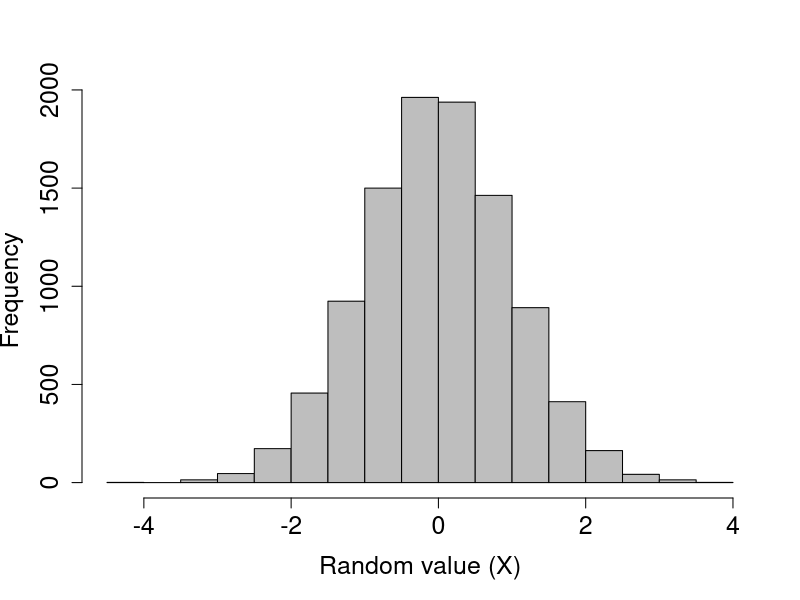
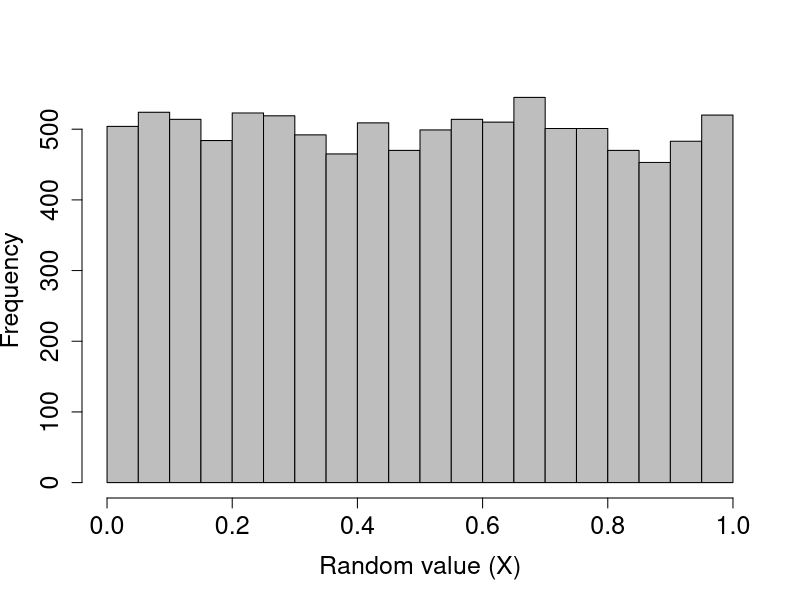
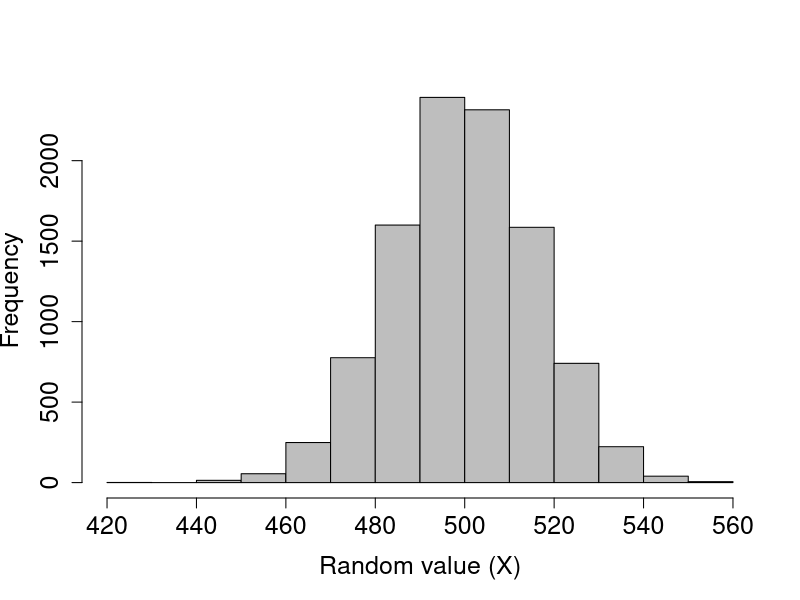
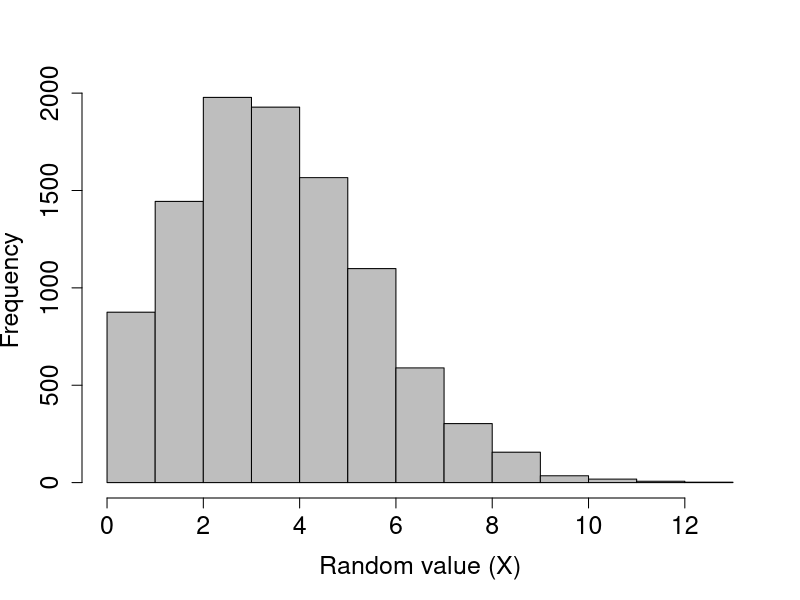
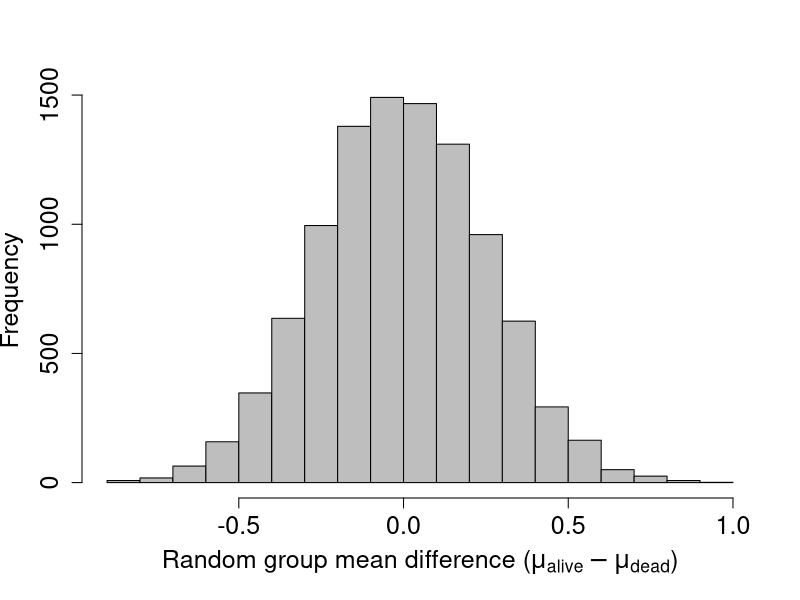
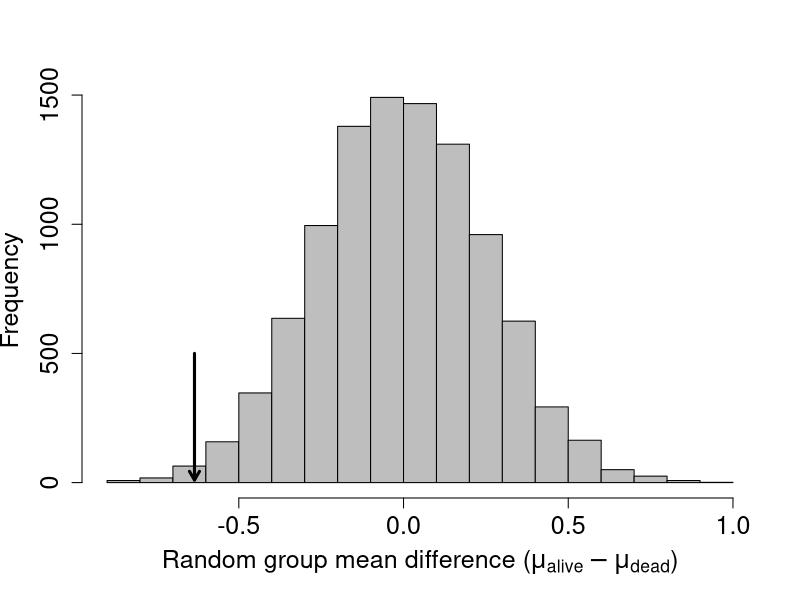
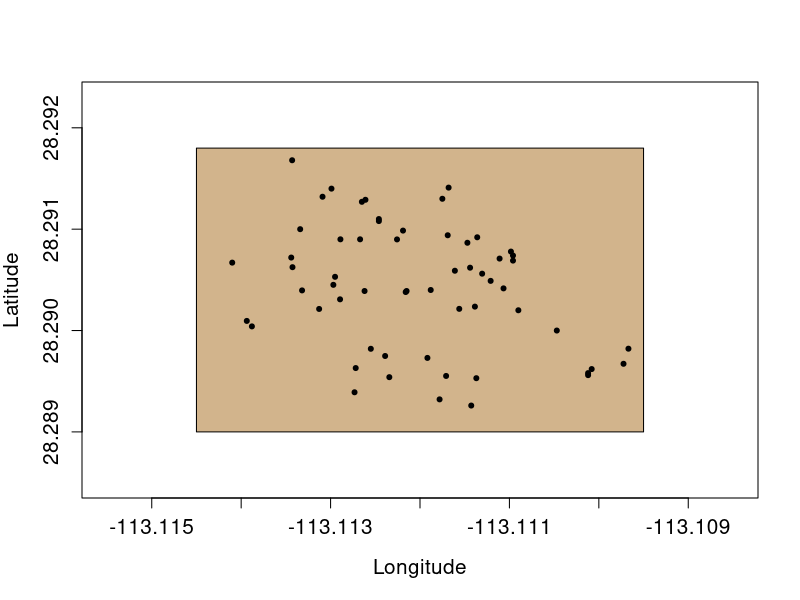
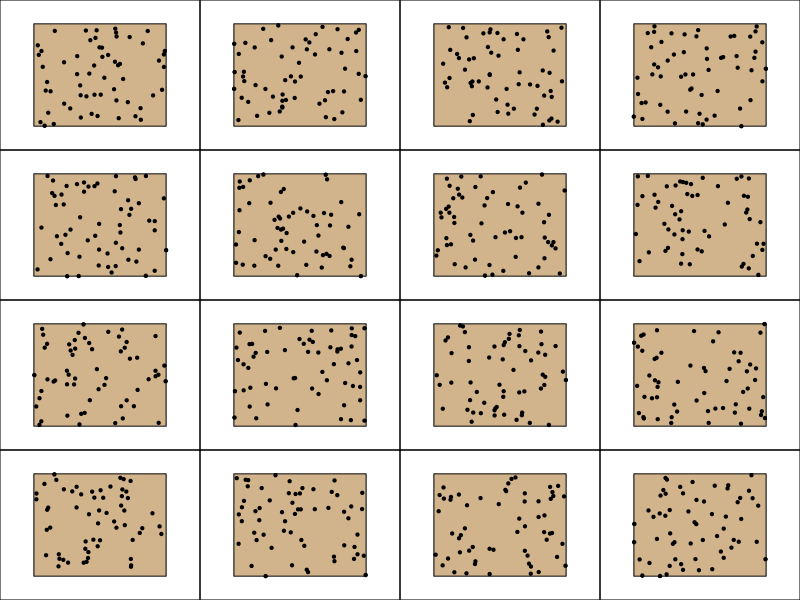

These charts were generated, in order, by the following R code:
## ---- chunk 1
rand_norms_10 <- rnorm(n = 10, mean = 0, sd = 1);
## ---- chunk 2
print(rand_norms_10);
## ---- chunk 3
rand_norms_10000 <- rnorm(n = 10000, mean = 0, sd = 1);
hist(rand_norms_10000, xlab = "Random value (X)", col = "grey",
     main = "", cex.lab = 1.5, cex.axis = 1.5);
## ---- chunk 4
rand_unifs_10 <- runif(n = 10, min = 0, max = 1);
## ---- chunk 5
print(rand_unifs_10);
## ---- chunk 6
rand_unifs_10000 <- runif(n = 10000, min = 0, max = 1);
hist(rand_unifs_10000, xlab = "Random value (X)", col = "grey",
     main = "", cex.lab = 1.5, cex.axis = 1.5);
## ---- chunk 7
coin_flips <- rbinom(n = 1, size = 1000, prob = 0.5);
print(coin_flips);
## ---- chunk 8
coin_flips_2 <- rbinom(n = 2, size = 1000, prob = 0.5);
print(coin_flips_2);
## ---- chunk 9
coin_flips_10000 <- rbinom(n = 10000, size = 1000, prob = 0.5);
## ---- chunk 10
hist(coin_flips_10000, xlab = "Random value (X)", col = "grey",
     main = "", cex.lab = 1.5, cex.axis = 1.5);
## ---- chunk 11
flips_10 <- rbinom(n = 10, size = 1, prob = 0.5);
## ---- chunk 12
print(flips_10);
## ---- chunk 13
rand_poissons <- rpois(n = 10, lambda = 1);
print(rand_poissons);
## ---- chunk 14
rand_poissons_10000 <- rpois(n = 10000, lambda = 4);
hist(rand_poissons_10000, xlab = "Random value (X)", col = "grey",
     main = "", cex.lab = 1.5, cex.axis = 1.5);
## ---- chunk 15
rand_number_1 <- sample(x = 1:10, size = 1);
## ---- chunk 16
rand_number_10 <- sample(x = 1:10, size = 10);
print(rand_number_10);
## ---- chunk 17
rand_number_10_r <- sample(x = 1:10, size = 10, replace = TRUE);
print(rand_number_10_r);
## ---- chunk 18
prob_vec      <- c( rep(x = 0.05, times = 5), rep(x = 0.15, times = 5) );
rand_num_bias <- sample(x = 1:10, size = 10, replace = TRUE, prob = prob_vec);
print(rand_num_bias);
## ---- chunk 19
data("ChickWeight")
head(ChickWeight);
## ---- chunk 20
rand_rows <- sample(x = 1:dim(ChickWeight)[1], size = 10);
print(ChickWeight[rand_rows,]);
## ---- chunk 21
data("mtcars");
head(mtcars);
car_names <- rownames(mtcars);
print(car_names);
## ---- chunk 22
cars_sampled <- sample(x = car_names, size = 2, replace = FALSE);
print(cars_sampled);
## ---- chunk 23
birds <- read.csv("data/Bumpus_data.csv");
## ---- chunk 24
library(knitr);
kable(head(birds));
## ---- chunk 25
bird_t_test <- t.test(birds[,5] ~ birds[,2], alternative = "less");
print(bird_t_test);
## ---- chunk 26
iter    <- 9999;          # Total iterations (+1 for observed data = 10k)
diff    <- NULL;          # To add difference between groups
N_birds <- dim(birds)[1]; # Total number of birds
for(i in 1:iter){   
    bird_samp   <- sample(x = birds[,2], size = N_birds, replace = FALSE);
    samp_alive  <- which(bird_samp == "alive");
    samp_dead   <- which(bird_samp == "dead");
    mn_samp_a   <- mean(birds[samp_alive, 5]);
    mn_samp_d   <- mean(birds[samp_dead, 5]);
    diff[i]     <- mn_samp_a - mn_samp_d;
}
## ---- chunk 27
xlabel <- expression( paste("Random group mean difference (", 
                            mu[alive] - mu[dead], ")" )
                      ); # Gets the Greek mu with subscripts
hist(diff, xlab = xlabel, col = "grey", main = "", cex.lab = 1.5, 
     cex.axis = 1.5, breaks = 20);
## ---- chunk 28
xlabel <- expression( paste("Random group mean difference (", 
                            mu[alive] - mu[dead], ")" )
                      ); # Gets the Greek mu with subscripts
hist(diff, xlab = xlabel, col = "grey", main = "", cex.lab = 1.5, 
     cex.axis = 1.5, breaks = 20);
obs_alive <- which(birds[,2] == "alive");
obs_dead  <- which(birds[,2] == "dead");
obs_diff  <- mean(birds[obs_alive,5]) - mean(birds[obs_dead,5]); 
arrows(x0 = obs_diff, x1 = obs_diff, y0 = 500, y1 = 10, lwd = 3, length = 0.1);
## ---- chunk 29
less_or_equal_obs <- sum(diff <= obs_diff) + 1;
total_generated   <- length(diff) + 1;
new_p_value       <- less_or_equal_obs / total_generated;
## ---- chunk 30
iter            <- 10000;
resampled_means <- NULL;
N_birds         <- dim(birds)[1]; # Total number of birds
for(i in 1:N_birds){
    resampled_totlen   <- sample(x = birds[,3], size = N_birds, replace = TRUE);
    resampled_means[i] <- mean(resampled_totlen);
}
sd_resampled_means <- sd(resampled_means);
## ---- chunk 31
lower_95CI <- mean(birds[,3]) - 1.96 * sd_resampled_means;
upper_95CI <- mean(birds[,3]) + 1.96 * sd_resampled_means;
## ---- chunk 32
lower_95CI_std <- mean(birds[,3]) - 1.96 * ( sd( birds[,3] / sqrt(N_birds) ) );
upper_95CI_std <- mean(birds[,3]) + 1.96 * ( sd( birds[,3] / sqrt(N_birds) ) );
## ---- chunk 33
fpet <- read.csv("data/FpetTrees.csv");
## ---- chunk 34
lat1 <-  28.289;
lat2 <-  28.2918;
lon1 <- -113.1145;
lon2 <- -113.1095;
kable(head(fpet));
## ---- chunk 35
lat1 <-  28.289;
lat2 <-  28.2918;
lon1 <- -113.1145;
lon2 <- -113.1095;
plot(x = fpet[,4], y = fpet[,3], xlab = "Longitude", ylab = "Latitude",
     pch = 20, cex.lab = 1.25, cex.axis = 1.25, 
     xlim = c(lon1 - 0.001,  lon2 + 0.001), 
     ylim = c(lat1 - 0.0005, lat2 + 0.0005));
polygon(x = c(lon1, lon1, lon2, lon2),  y = c(lat1, lat2, lat2, lat1),
        col = "tan");
points(x = fpet[,4], y = fpet[,3], pch = 20);
## ---- chunk 36
get_mean_nearest_neighbour <- function(trees, lat = 3, lon = 4){
    N_trees  <- dim(trees)[1];
    tree_lat <- trees[,lat];
    tree_lon <- trees[,lon];
    nearests <- rep(x = NA, times = N_trees);
    for(i in 1:N_trees){
        nearest_neigh <- Inf;
        for(j in 1:N_trees){
            if(i != j){
                diff_lat <- tree_lat[i] - tree_lat[j];
                diff_lon <- tree_lat[i] - tree_lat[j];
                sq_lat   <- diff_lat * diff_lat;
                sq_lon   <- diff_lon * diff_lon;
                neigh_d  <- sqrt(sq_lat + sq_lon);
                if(neigh_d < nearest_neigh){
                    nearest_neigh <- neigh_d;
                }
            }
        }
    nearests[i] <- nearest_neigh;
    }
    return(mean(nearests));
}
## ---- chunk 37
iteration    <- 9999;
## ---- chunk 38
iteration    <- 16;
N_trees      <- dim(fpet)[1];
simulated_NN <- NULL;
par(mfrow = c(4, 4), mar = c(0, 0, 0, 0));
while(iteration > 0){
    rand_lat  <- runif(n = N_trees, min = lat1, max = lat2);
    rand_lon  <- runif(n = N_trees, min = lon1, max = lon2);
    fpet[,3]  <- rand_lat;
    fpet[,4]  <- rand_lon;
    mean_NN   <- get_mean_nearest_neighbour(fpet);
    simulated_NN[iteration] <- mean_NN;
    plot(x = fpet[,4], y = fpet[,3], xlab = "", ylab = "",
         pch = 20, cex.lab = 1.25, cex.axis = 1.25, xaxt = "n", yaxt = "n",
         xlim = c(lon1 - 0.001,  lon2 + 0.001), 
         ylim = c(lat1 - 0.0005, lat2 + 0.0005));
    polygon(x = c(lon1, lon1, lon2, lon2),  y = c(lat1, lat2, lat2, lat1),
            col = "tan");
    points(x = fpet[,4], y = fpet[,3], pch = 20);
    iteration <- iteration - 1;
}
## ---- chunk 39
iteration    <- 9999;
N_trees      <- dim(fpet)[1];
simulated_NN <- NULL;
while(iteration > 0){
    rand_lat  <- runif(n = N_trees, min = lat1, max = lat2);
    rand_lon  <- runif(n = N_trees, min = lon1, max = lon2);
    fpet[,3]  <- rand_lat;
    fpet[,4]  <- rand_lon;
    mean_NN   <- get_mean_nearest_neighbour(fpet);
    simulated_NN[iteration] <- mean_NN;
    iteration <- iteration - 1;
}
hist(simulated_NN, xlab = "Mean tree nearest neighbour distance", 
     col = "grey", main = "", cex.lab = 1.5, cex.axis = 1.5, breaks = 20);
fpet <- read.csv("data/FpetTrees.csv");
obs  <- get_mean_nearest_neighbour(fpet)
arrows(x0 = obs, x1 = obs, y0 = 500, y1 = 10, lwd = 3, length = 0.1);
## ---- chunk 40
data(mtcars);
true_cor <- cor(mtcars[,1], mtcars[,6]);
iters    <- 999;
the_cors <- NULL;
for(i in 1:iters){
    samp_wt     <- sample(mtcars[,6], size = dim(mtcars)[1]);
    the_cors[i] <- cor(mtcars[,1], samp_wt);
}
more_extr <- sum(abs(the_cors) >= abs(true_cor));
p_val     <- (more_extr + 1) / (iters + 1);
## ---- chunk 41
# A simple bootstrap function from Manly (2007 p. 46)
simpleboot <- function(freqs, repli = 1000, alpha = 0.05){                    
	vals  <- NULL;
	i     <- 0;
	while(i < repli){        
		boot  <- sample(x = freqs, size = length(freqs), replace = TRUE); 
		strap <- mean(boot);                      
		vals  <- c(vals, strap);                 
		i     <- i + 1;                             
	}                                       
	vals   <- sort(x = vals, decreasing = FALSE);         
	lowCI  <- vals[round( (alpha * 0.5) * repli )];     
	highCI <- vals[round( (1 - (alpha * 0.5) ) * repli )];  
	CIs    <- c(lowCI, highCI);                     
	return(CIs);                                       
}

# A simple bootstrap function for the median
medianboot <- function(freqs, repli = 1000, alpha = 0.05){  
	vals  <- NULL;    
	i     <- 0;        
	while(i < repli){           
		boot  <- sample(x = freqs, size = length(freqs), replace = TRUE);  
		strap <- median(boot);         
		vals  <- c(vals, strap);    
		i     <- i + 1;      
	}                             
	vals   <- sort(x = vals, decreasing = FALSE);     
	lowCI  <- vals[round( (alpha * 0.5) * repli)];    
	highCI <- vals[round( (1 - (alpha * 0.5) ) * repli)];      
	CIs    <- c(lowCI, highCI);          
	return(CIs);                   
}                
